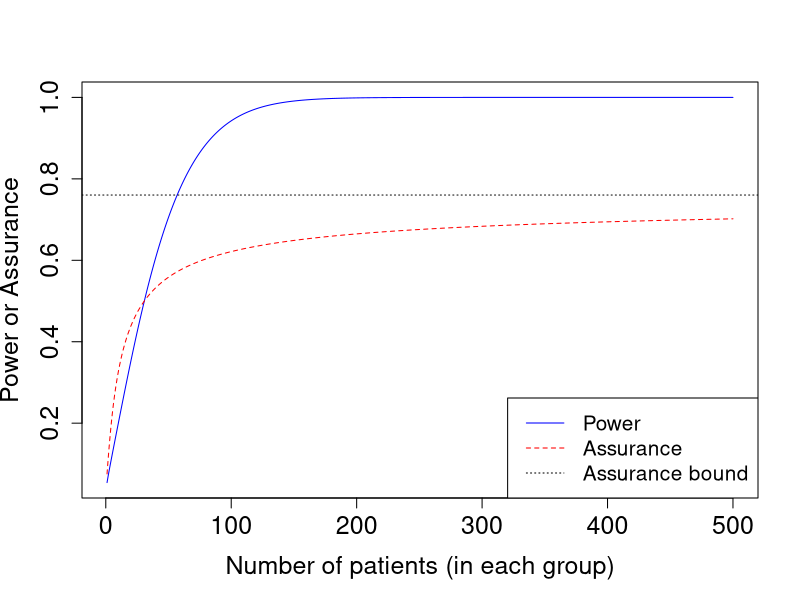
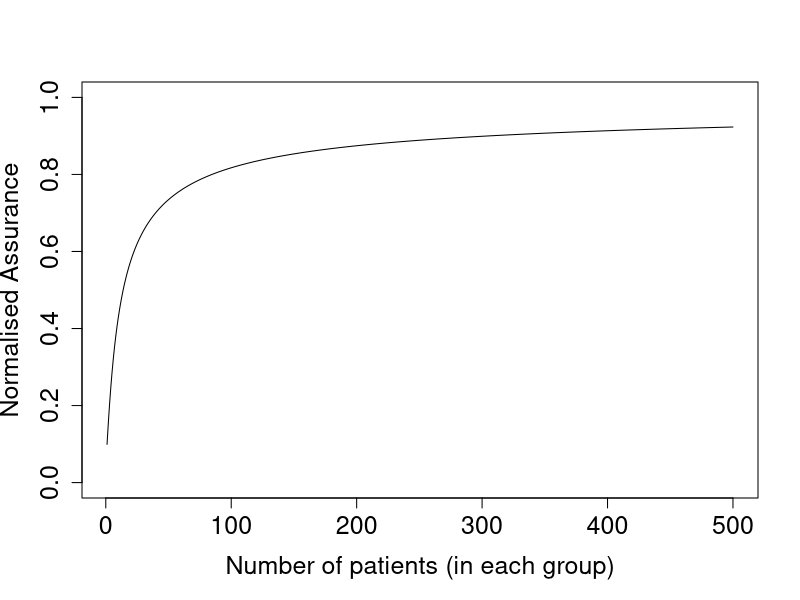
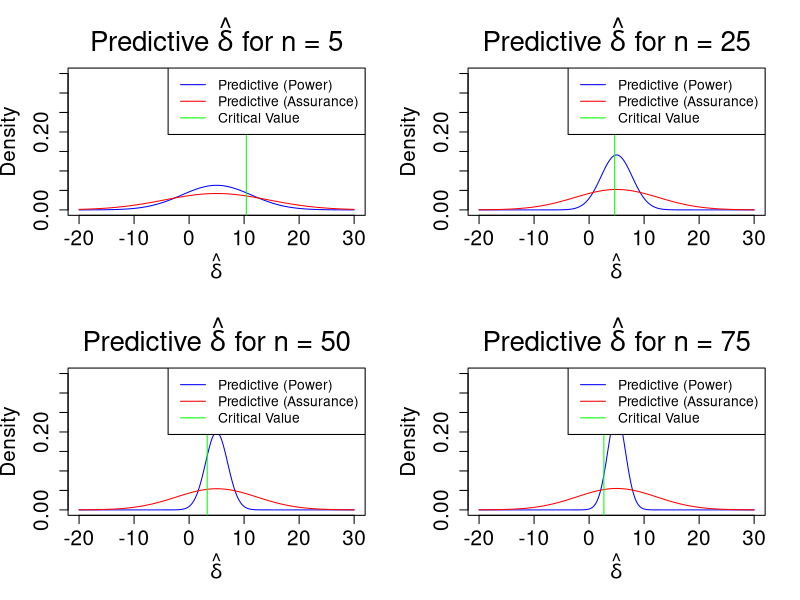
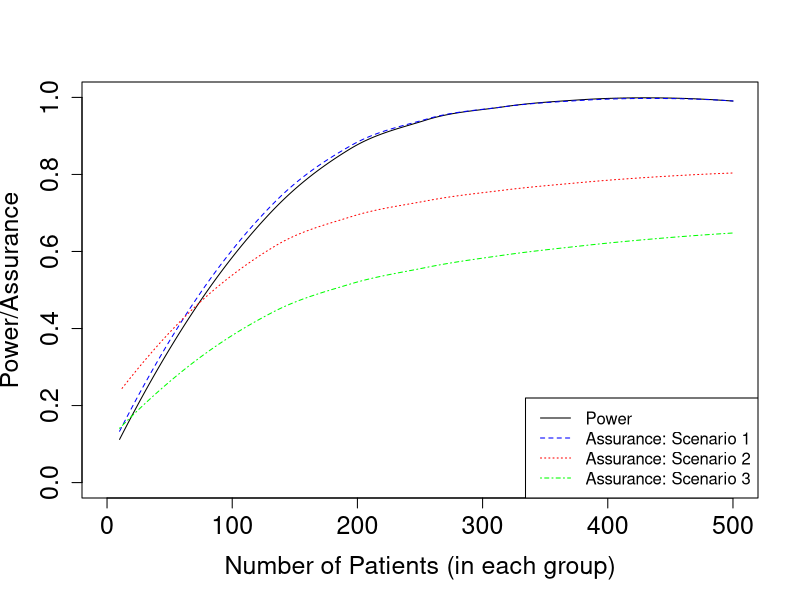

Source code (R) for these figures, in order:
sigma <- 10
delta_0 <- 5
alpha <- 0.025
beta <- 0.2


n1 <- 2*sigma^2*(qnorm(alpha) + qnorm(beta))^2
n1 <- n1/(delta_0)^2

n_0 <- 4
n <- 1:500
power <- pnorm(qnorm(alpha) + (delta_0*sqrt(n))/sqrt(2*sigma^2))
assurance <- pnorm(sqrt(n_0/(n+n_0))*(qnorm(alpha)+(delta_0*sqrt(n))/sqrt(2*sigma^2)))
assurance_upper_bound <- pnorm(sqrt(n_0)*delta_0/sqrt(2*sigma^2))
Norm_Ass <- assurance/assurance_upper_bound



png("PowerAssurance.png", units="in", width=10, height=6, res=700)
plot(n, power, type = "l", col = "blue",
     xlab = "Number of patients (in each group)", ylab = "Power or Assurance", 
     cex.axis=1.5, cex.lab=1.5, cex.main=2)
lines(n, assurance, col = "red", lty = 2)
abline(h = assurance_upper_bound, lty = 3)
legend("bottomright", legend = c("Power", "Assurance", "Assurance bound"), 
       lty = 1:3, col = c("blue", "red", "black"), cex = 1.25)
dev.off()

png("Norm_Assurance.png", units="in", width=10, height=6, res=700)
plot(n, Norm_Ass, type = "l", ylim = c(0,1), xlab = "Number of patients (in each group)",
     ylab = "Normalised Assurance",
     cex.axis=1.5, cex.lab=1.5, cex.main=2)
dev.off()

png("Pred_delta_hat.png", units="in", width=10, height=8, res=1000)
par(mfrow = c(2,2))

produce_plot <- function(n){
  critValue <- qnorm(0.95) * sqrt(2*sigma^2) / sqrt(n)
  delta_hat <- seq(-20, 30, by = 0.1)
  
  plot(delta_hat,
       dnorm(delta_hat, mean = delta_0, sd = sqrt(2*sigma^2 * (1 / n))),
       type = "l", col = "blue",
       main = bquote("Predictive " * hat(delta) * " for " * n * " = " * .(n)),
       ylab = "Density",
       xlab = expression(hat(delta)),
       ylim = c(0, 0.35),
       cex.axis=1.5, cex.lab=1.5, cex.main=2)
  
  lines(delta_hat,
        dnorm(delta_hat, mean = delta_0, sd = sqrt(2*sigma^2 * (1 / n_0 + 1 / n))),
        col = "red")
  
  abline(v = critValue, lwd = 1, col = "green")
  
  legend("topright",
         legend = c("Predictive (Power)", "Predictive (Assurance)", "Critical Value"),
         col = c("blue", "red", "green"), lty = 1)
}

produce_plot(5)
produce_plot(25)
produce_plot(50)
produce_plot(75)
dev.off()




simulate_data_power <- function(n) {
    r_c <- rbinom(1, n, 0.45)
    r_t <- rbinom(1, n, 0.3)
    p_hat_c <- r_c / n
    p_hat_t <- r_t / n
    p_pool <- (r_c + r_t) / (2 * n)
    se <- sqrt(2 * p_pool * (1 - p_pool) / n)
    z <- (p_hat_c - p_hat_t) / se
    z_crit <- qnorm(1 - 0.025)
    z > z_crit
}



sim_data_ass <- function(n, m, nu){
  
  theta_c <- rbeta(1, 10.7, 13.1)
  rho <- truncnorm::rtruncnorm(1, mean = m, sd = sqrt(nu), a = (theta_c-1), b = theta_c)
  theta_t <- theta_c - rho #Treatment
  r_c <- rbinom(1, n, prob = theta_c)
  r_t <- rbinom(1, n, prob = theta_t)
  
  p_hat_c <- r_c / n
  p_hat_t <- r_t / n
  p_pool <- (r_c + r_t) / (2 * n)
  se <- sqrt(2 * p_pool * (1 - p_pool) / n)
  z <- (p_hat_c - p_hat_t) / se
  z_crit <- qnorm(1 - 0.025)
  z > z_crit
}

png("Power_Assurance_Moxo.png", units="in", width=10, height=6, res=700)
n1 <- 10:500
power_estimates <- sapply(n1, function(n) mean(replicate(500, simulate_data_power(n))))
smooth_power <- loess(power_estimates~n1)
plot(n1, predict(smooth_power, newdata = n1), type = "l",
     ylim = c(0,1), xlim = c(0, 500),
     ylab = "Power/Assurance",
     xlab = "Number of Patients (in each group)",
     cex.axis=1.5, cex.lab=1.5, cex.main=2)


ass_estimates1 <- sapply(n1, function(n) mean(replicate(500, sim_data_ass(n, 0.15, 0.0001))))
smooth_ass1 <- loess(ass_estimates1~n1)
lines(n1, predict(smooth_ass1, newdata = n1), col = "blue", lty = 2)


ass_estimates2 <- sapply(n1, function(n) mean(replicate(500, sim_data_ass(n, 0.15, 0.01))))
smooth_ass2 <- loess(ass_estimates2~n1)
lines(n1, predict(smooth_ass2, newdata = n1), col = "red", lty = 3)


ass_estimates3 <- sapply(n1, function(n) mean(replicate(500, sim_data_ass(n, 0.1, 0.01))))
smooth_ass3 <- loess(ass_estimates3~n1)
lines(n1, predict(smooth_ass3, newdata = n1), col = "green", lty = 4)

legend("bottomright", legend = c("Power", "Assurance: Scenario 1", "Assurance: Scenario 2", "Assurance: Scenario 3"),
       lty = 1:4, col = c("black", "blue", "red", "green"))
dev.off()
